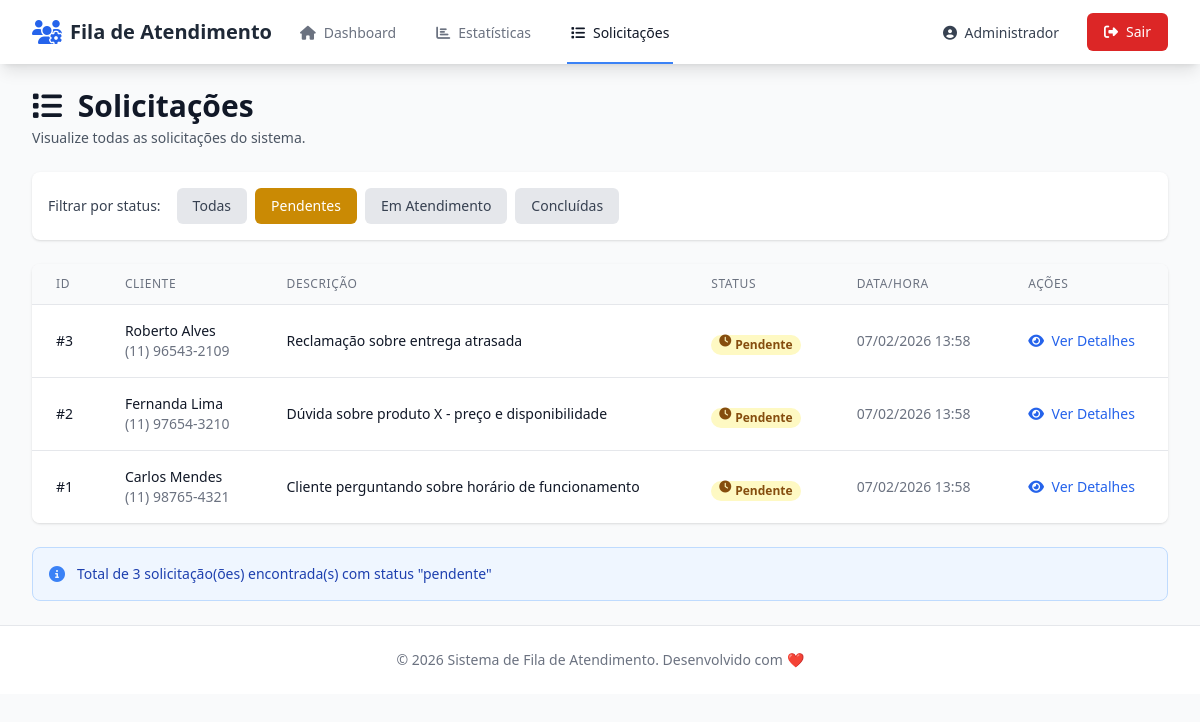
The page /solicitacoes?status=pendente (signed in) on the database its author committed.
### app/models.py (models this page shows, shortened)
class Colaborador(UserMixin, db.Model):
    __tablename__ = 'colaboradores'
    id = db.Column(db.Integer, primary_key=True)
    nome = db.Column(db.String(100), nullable=False)
    email = db.Column(db.String(120), unique=True, nullable=False, index=True)
    senha_hash = db.Column(db.String(255), nullable=False)
    esta_disponivel = db.Column(db.Boolean, default=False)
    esta_em_atendimento = db.Column(db.Boolean, default=False)
    posicao_fila = db.Column(db.Integer, nullable=True)
    criado_em = db.Column(db.DateTime, default=datetime.utcnow)
    atualizado_em = db.Column(db.DateTime, default=datetime.utcnow, onupdate=datetime.utcnow)
    atendimentos = db.relationship('Atendimento', backref='colaborador', lazy='dynamic')

class Solicitacao(db.Model):
    __tablename__ = 'solicitacoes'
    id = db.Column(db.Integer, primary_key=True)
    descricao = db.Column(db.Text, nullable=False)
    cliente_nome = db.Column(db.String(100))
    cliente_telefone = db.Column(db.String(20))
    status = db.Column(db.String(20), default='pendente', index=True)
    criado_em = db.Column(db.DateTime, default=datetime.utcnow, index=True)
    atualizado_em = db.Column(db.DateTime, default=datetime.utcnow, onupdate=datetime.utcnow)
    atendimentos = db.relationship('Atendimento', backref='solicitacao', lazy='dynamic')

### app/routes.py (the view)
@main_bp.route('/solicitacoes')
@login_required
def listar_solicitacoes():
    status_filtro = request.args.get('status', 'todas')
    query = Solicitacao.query
    if status_filtro != 'todas':
        query = query.filter_by(status=status_filtro)
    solicitacoes = query.order_by(Solicitacao.criado_em.desc()).all()
    return render_template(
        'solicitacoes.html',
        solicitacoes=solicitacoes,
        status_filtro=status_filtro
    )

### app/templates/solicitacoes.html (shortened to what this page needs)
{% extends "base.html" %}
{% block content %}
<div class="max-w-7xl mx-auto px-4 sm:px-6 lg:px-8">
    <div class="mb-6">
        <h1 class="text-3xl font-bold text-gray-900">
            <i class="fas fa-list mr-2"></i>
            Solicitações
        </h1>
        <p class="mt-1 text-sm text-gray-600">
            Visualize todas as solicitações do sistema.
        </p>
    </div>
    <div class="bg-white shadow rounded-lg p-4 mb-6">
        <div class="flex items-center space-x-4">
            <label class="text-sm font-medium text-gray-700">Filtrar por status:</label>
            <div class="flex space-x-2">
                <a href="{{ url_for('main.listar_solicitacoes', status='todas') }}"
                   class="px-4 py-2 rounded-md text-sm font-medium {% if status_filtro == 'todas' %}bg-blue-600 text-white{% else %}bg-gray-200 text-gray-700 hover:bg-gray-300{% endif %}">
                    Todas
                </a>
                <a href="{{ url_for('main.listar_solicitacoes', status='pendente') }}"
                   class="px-4 py-2 rounded-md text-sm font-medium {% if status_filtro == 'pendente' %}bg-yellow-600 text-white{% else %}bg-gray-200 text-gray-700 hover:bg-gray-300{% endif %}">
                    Pendentes
                </a>
                <a href="{{ url_for('main.listar_solicitacoes', status='em_atendimento') }}"
                   class="px-4 py-2 rounded-md text-sm font-medium {% if status_filtro == 'em_atendimento' %}bg-orange-600 text-white{% else %}bg-gray-200 text-gray-700 hover:bg-gray-300{% endif %}">
                    Em Atendimento
                </a>
                <a href="{{ url_for('main.listar_solicitacoes', status='concluida') }}"
                   class="px-4 py-2 rounded-md text-sm font-medium {% if status_filtro == 'concluida' %}bg-green-600 text-white{% else %}bg-gray-200 text-gray-700 hover:bg-gray-300{% endif %}">
                    Concluídas
                </a>
            </div>
        </div>
    </div>
    <div class="bg-white shadow rounded-lg overflow-hidden">
        {% if solicitacoes %}
        <div class="overflow-x-auto">
            <table class="min-w-full divide-y divide-gray-200">
                <thead class="bg-gray-50">
                    <tr>
                        <th class="px-6 py-3 text-left text-xs font-medium text-gray-500 uppercase tracking-wider">
                            ID
                        </th>
                        <th class="px-6 py-3 text-left text-xs font-medium text-gray-500 uppercase tracking-wider">
                            Cliente
                        </th>
                        <th class="px-6 py-3 text-left text-xs font-medium text-gray-500 uppercase tracking-wider">
                            Descrição
                        </th>
                        <th class="px-6 py-3 text-left text-xs font-medium text-gray-500 uppercase tracking-wider">
                            Status
                        </th>
                        <th class="px-6 py-3 text-left text-xs font-medium text-gray-500 uppercase tracking-wider">
                            Data/Hora
                        </th>
                        <th class="px-6 py-3 text-left text-xs font-medium text-gray-500 uppercase tracking-wider">
                            Ações
                        </th>
                    </tr>
                </thead>
                <tbody class="bg-white divide-y divide-gray-200">
                    {% for solicitacao in solicitacoes %}
                    <tr class="hover:bg-gray-50">
                        <td class="px-6 py-4 whitespace-nowrap text-sm font-medium text-gray-900">
                            #{{ solicitacao.id }}
                        </td>
                        <td class="px-6 py-4 whitespace-nowrap">
                            <div class="text-sm font-medium text-gray-900">
                                {{ solicitacao.cliente_nome or 'Não informado' }}
                            </div>
                            <div class="text-sm text-gray-500">
                                {{ solicitacao.cliente_telefone or '-' }}
                            </div>
                        </td>
                        <td class="px-6 py-4">
                            <div class="text-sm text-gray-900">
                                {{ solicitacao.descricao[:100] }}{% if solicitacao.descricao|length > 100 %}...{% endif %}
                            </div>
                        </td>
                        <td class="px-6 py-4 whitespace-nowrap">
                            {% if solicitacao.status == 'pendente' %}
                                <span class="px-2 inline-flex text-xs leading-5 font-semibold rounded-full bg-yellow-100 text-yellow-800">
                                    <i class="fas fa-clock mr-1"></i> Pendente
                                </span>
                            {% elif solicitacao.status == 'em_atendimento' %}
                                <span class="px-2 inline-flex text-xs leading-5 font-semibold rounded-full bg-orange-100 text-orange-800">
                                    <i class="fas fa-headset mr-1"></i> Em Atendimento
                                </span>
                            {% elif solicitacao.status == 'concluida' %}
                                <span class="px-2 inline-flex text-xs leading-5 font-semibold rounded-full bg-green-100 text-green-800">
                                    <i class="fas fa-check mr-1"></i> Concluída
                                </span>
                            {% elif solicitacao.status == 'pulada' %}
                                <span class="px-2 inline-flex text-xs leading-5 font-semibold rounded-full bg-gray-100 text-gray-800">
                                    <i class="fas fa-forward mr-1"></i> Pulada
                                </span>
                            {% else %}
                                <span class="px-2 inline-flex text-xs leading-5 font-semibold rounded-full bg-red-100 text-red-800">
                                    <i class="fas fa-times mr-1"></i> {{ solicitacao.status }}
                                </span>
                            {% endif %}
                        </td>
                        <td class="px-6 py-4 whitespace-nowrap text-sm text-gray-500">
                            {{ solicitacao.criado_em.strftime('%d/%m/%Y %H:%M') }}
                        </td>
                        <td class="px-6 py-4 whitespace-nowrap text-sm font-medium">
                            <a href="{{ url_for('main.detalhes_solicitacao', solicitacao_id=solicitacao.id) }}"
                               class="text-blue-600 hover:text-blue-900">
                                <i class="fas fa-eye mr-1"></i> Ver Detalhes
                            </a>
                        </td>
                    </tr>
                    {% endfor %}
                </tbody>
            </table>
        </div>
        {% endif %}
    </div>
    <div class="mt-6 bg-blue-50 border border-blue-200 rounded-lg p-4">
        <div class="flex items-center">
            <i class="fas fa-info-circle text-blue-500 mr-3"></i>
            <p class="text-sm text-blue-800">
                Total de {{ solicitacoes|length }} solicitação(ões) encontrada(s)
                {% if status_filtro != 'todas' %}
                    com status "{{ status_filtro }}"
                {% endif %}
            </p>
        </div>
    </div>
</div>
{% endblock %}

### app/templates/base.html (shortened to what this page needs)
<!DOCTYPE html>
<html lang="pt-BR">
<head>
    <script src="https://cdn.tailwindcss.com"></script>
    <link rel="stylesheet" href="https://cdnjs.cloudflare.com/ajax/libs/font-awesome/6.4.0/css/all.min.css">
    <link rel="stylesheet" href="{{ url_for('static', filename='css/style.css') }}">
</head>
<body class="bg-gray-50 min-h-screen">
    {% if current_user.is_authenticated %}
    <nav class="bg-white shadow-lg">
        <div class="max-w-7xl mx-auto px-4 sm:px-6 lg:px-8">
            <div class="flex justify-between h-16">
                <div class="flex">
                    <div class="flex-shrink-0 flex items-center">
                        <i class="fas fa-users-cog text-blue-600 text-2xl mr-2"></i>
                        <span class="font-bold text-xl text-gray-800">Fila de Atendimento</span>
                    </div>
                    <div class="hidden sm:ml-6 sm:flex sm:space-x-8">
                        <a href="{{ url_for('main.dashboard') }}"
                           class="{% if request.endpoint == 'main.dashboard' %}border-blue-500 text-gray-900{% else %}border-transparent text-gray-500 hover:border-gray-300 hover:text-gray-700{% endif %} inline-flex items-center px-1 pt-1 border-b-2 text-sm font-medium">
                            <i class="fas fa-home mr-2"></i> Dashboard
                        </a>
                        <a href="{{ url_for('main.estatisticas') }}"
                           class="{% if request.endpoint == 'main.estatisticas' %}border-blue-500 text-gray-900{% else %}border-transparent text-gray-500 hover:border-gray-300 hover:text-gray-700{% endif %} inline-flex items-center px-1 pt-1 border-b-2 text-sm font-medium">
                            <i class="fas fa-chart-bar mr-2"></i> Estatísticas
                        </a>
                        <a href="{{ url_for('main.listar_solicitacoes') }}"
                           class="{% if request.endpoint == 'main.listar_solicitacoes' %}border-blue-500 text-gray-900{% else %}border-transparent text-gray-500 hover:border-gray-300 hover:text-gray-700{% endif %} inline-flex items-center px-1 pt-1 border-b-2 text-sm font-medium">
                            <i class="fas fa-list mr-2"></i> Solicitações
                        </a>
                    </div>
                </div>
                <div class="flex items-center">
                    <div class="flex-shrink-0">
                        <span class="text-gray-700 text-sm mr-4">
                            <i class="fas fa-user-circle mr-1"></i>
                            {{ current_user.nome }}
                        </span>
                    </div>
                    <div class="ml-3">
                        <a href="{{ url_for('auth.logout') }}"
                           class="inline-flex items-center px-4 py-2 border border-transparent text-sm font-medium rounded-md text-white bg-red-600 hover:bg-red-700 focus:outline-none focus:ring-2 focus:ring-offset-2 focus:ring-red-500">
                            <i class="fas fa-sign-out-alt mr-2"></i> Sair
                        </a>
                    </div>
                </div>
            </div>
        </div>
    </nav>
    {% endif %}
    <main class="{% if current_user.is_authenticated %}py-6{% endif %}">
        {% block content %}{% endblock %}
    </main>
    <footer class="bg-white border-t border-gray-200 mt-auto">
        <div class="max-w-7xl mx-auto py-6 px-4 sm:px-6 lg:px-8">
            <p class="text-center text-gray-500 text-sm">
                © 2026 Sistema de Fila de Atendimento. Desenvolvido com ❤️
            </p>
        </div>
    </footer>
</body>
</html>

### app/static/css/style.css (style rules this page uses)
* { transition-property: background-color, border-color, color, fill, stroke; transition-timing-function: cubic-bezier(0.4, 0, 0.2, 1); transition-duration: 150ms; }

### rows shown on the page
Colaborador: nome "Administrador"
Solicitacao: id "3", cliente_nome "Roberto Alves", cliente_telefone "(11) 96543-2109", descricao "Reclamação sobre entrega atrasada", status "pendente" (drawn), criado_em "07/02/2026 13:58"
Solicitacao: id "2", cliente_nome "Fernanda Lima", cliente_telefone "(11) 97654-3210", descricao "Dúvida sobre produto X - preço e disponibilidade", status "pendente" (drawn), criado_em "07/02/2026 13:58"
Solicitacao: id "1", cliente_nome "Carlos Mendes", cliente_telefone "(11) 98765-4321", descricao "Cliente perguntando sobre horário de funcionamento", status "pendente" (drawn), criado_em "07/02/2026 13:58"

### other values the page prints
{{ solicitacoes|length }} "3"
{{ status_filtro }} "pendente"
